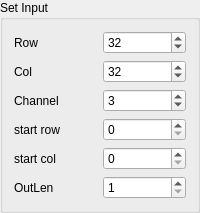
     <widget class="QGroupBox" name="groupBox_2">
      <property name="sizePolicy">
       <sizepolicy hsizetype="Minimum" vsizetype="Preferred">
        <horstretch>0</horstretch>
        <verstretch>0</verstretch>
       </sizepolicy>
      </property>
      <property name="title">
       <string>Set Input</string>
      </property>
      <layout class="QGridLayout" name="gridLayout_3">
       <item row="2" column="1">
        <widget class="QSpinBox" name="spinBox_cols">
         <property name="enabled">
          <bool>true</bool>
         </property>
         <property name="sizePolicy">
          <sizepolicy hsizetype="Preferred" vsizetype="Fixed">
           <horstretch>0</horstretch>
           <verstretch>0</verstretch>
          </sizepolicy>
         </property>
         <property name="minimum">
          <number>2</number>
         </property>
         <property name="value">
          <number>32</number>
         </property>
        </widget>
       </item>
       <item row="3" column="1">
        <widget class="QSpinBox" name="spinBox_chans">
         <property name="enabled">
          <bool>true</bool>
         </property>
         <property name="sizePolicy">
          <sizepolicy hsizetype="Preferred" vsizetype="Fixed">
           <horstretch>0</horstretch>
           <verstretch>0</verstretch>
          </sizepolicy>
         </property>
         <property name="minimum">
          <number>1</number>
         </property>
         <property name="value">
          <number>3</number>
         </property>
        </widget>
       </item>
       <item row="4" column="1">
        <widget class="QSpinBox" name="spinBox"/>
       </item>
       <item row="6" column="0">
        <widget class="QLabel" name="label_6">
         <property name="text">
          <string>OutLen</string>
         </property>
        </widget>
       </item>
       <item row="5" column="0">
        <widget class="QLabel" name="label_19">
         <property name="text">
          <string>start col</string>
         </property>
        </widget>
       </item>
       <item row="5" column="1">
        <widget class="QSpinBox" name="spinBox_2"/>
       </item>
       <item row="1" column="0">
        <widget class="QLabel" name="label_7">
         <property name="text">
          <string>Row</string>
         </property>
        </widget>
       </item>
       <item row="3" column="0">
        <widget class="QLabel" name="label_9">
         <property name="text">
          <string>Channel</string>
         </property>
        </widget>
       </item>
       <item row="6" column="1">
        <widget class="QSpinBox" name="spinB_ExpectedOutLen">
         <property name="sizePolicy">
          <sizepolicy hsizetype="Preferred" vsizetype="Fixed">
           <horstretch>0</horstretch>
           <verstretch>0</verstretch>
          </sizepolicy>
         </property>
         <property name="minimum">
          <number>1</number>
         </property>
        </widget>
       </item>
       <item row="2" column="0">
        <widget class="QLabel" name="label_8">
         <property name="text">
          <string>Col</string>
         </property>
        </widget>
       </item>
       <item row="4" column="0">
        <widget class="QLabel" name="label_17">
         <property name="text">
          <string>start row</string>
         </property>
        </widget>
       </item>
       <item row="1" column="1">
        <widget class="QSpinBox" name="spinBox_rows">
         <property name="enabled">
          <bool>true</bool>
         </property>
         <property name="sizePolicy">
          <sizepolicy hsizetype="Preferred" vsizetype="Fixed">
           <horstretch>0</horstretch>
           <verstretch>0</verstretch>
          </sizepolicy>
         </property>
         <property name="minimum">
          <number>2</number>
         </property>
         <property name="value">
          <number>32</number>
         </property>
        </widget>
       </item>
      </layout>
     </widget>
